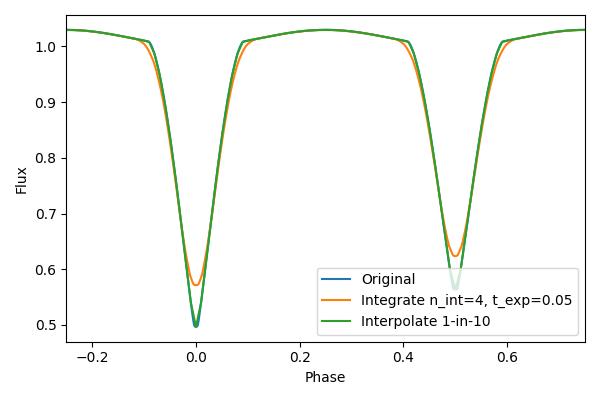

Source code (Python):
#!/usr/bin/env python
import argparse

parser = argparse.ArgumentParser()
parser.add_argument("--png", help="genereate .png file", action="store_true")
args = parser.parse_args()

if args.png:
  import matplotlib
  matplotlib.use('Agg')

import numpy as np
import ellc
import matplotlib.pyplot as plt


phase = np.linspace(-0.25,0.75,1001)
lc_0 = ellc.lc(phase,t_zero=0, period=1, q=0.8, 
    radius_1=0.28, radius_2=0.26,incl=89.9,sbratio=0.9,  
    ld_1='quad', ldc_1=[0.3,0.2], ld_2='quad', ldc_2=[0.2,0.1], 
    shape_1='poly1p5',shape_2='poly1p5') 
lc_1 = ellc.lc(phase,t_zero=0, period=1, q=0.8, n_int=4, t_exp=0.05,
    radius_1=0.28, radius_2=0.26,incl=89.9,sbratio=0.9,  
    ld_1='quad', ldc_1=[0.3,0.2], ld_2='quad', ldc_2=[0.2,0.1], 
    shape_1='poly1p5',shape_2='poly1p5') 
n_int_2 = np.zeros(len(phase))
n_int_2[::10] = 1
lc_2 = ellc.lc(phase,t_zero=0, period=1, q=0.8, n_int=n_int_2,
    radius_1=0.28, radius_2=0.26,incl=89.9,sbratio=0.9,  
    ld_1='quad', ldc_1=[0.3,0.2], ld_2='quad', ldc_2=[0.2,0.1], 
    shape_1='poly1p5',shape_2='poly1p5') 


fig=plt.figure(1,figsize=(6,4))
plt.plot(phase,lc_0,label='Original')
plt.plot(phase,lc_1,label='Integrate n_int=4, t_exp=0.05')
plt.plot(phase,lc_2,label='Interpolate 1-in-10')
plt.xlim([-0.25,0.75])
plt.xlabel("Phase")
plt.ylabel("Flux")
plt.legend()

plt.tight_layout()

if args.png:
  fig.savefig("n_int.png")
else:
  plt.show()
